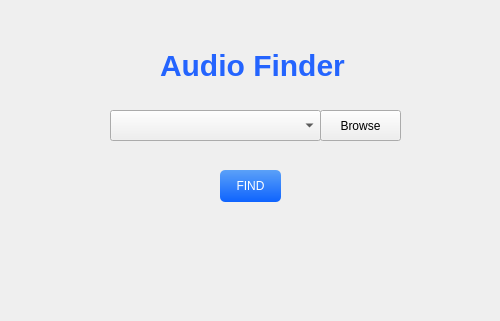
<?xml version="1.0" encoding="UTF-8"?>
<ui version="4.0">
 <class>MainWindow</class>
 <widget class="QMainWindow" name="MainWindow">
  <property name="geometry">
   <rect>
    <x>0</x>
    <y>0</y>
    <width>500</width>
    <height>321</height>
   </rect>
  </property>
  <property name="windowTitle">
   <string>MainWindow</string>
  </property>
  <property name="styleSheet">
   <string notr="true"/>
  </property>
  <widget class="QWidget" name="centralWidget">
   <widget class="QPushButton" name="browseButton">
    <property name="enabled">
     <bool>true</bool>
    </property>
    <property name="geometry">
     <rect>
      <x>320</x>
      <y>110</y>
      <width>81</width>
      <height>31</height>
     </rect>
    </property>
    <property name="styleSheet">
     <string notr="true"/>
    </property>
    <property name="text">
     <string>Browse</string>
    </property>
   </widget>
   <widget class="QComboBox" name="dirPath">
    <property name="geometry">
     <rect>
      <x>110</x>
      <y>110</y>
      <width>211</width>
      <height>31</height>
     </rect>
    </property>
    <property name="toolTip">
     <string>&lt;html&gt;&lt;head/&gt;&lt;body&gt;&lt;p align=&quot;center&quot;&gt;&lt;span style=&quot; font-style:italic; color:#737373;&quot;&gt;Choose the directory that you want to find images inside&lt;/span&gt;&lt;/p&gt;&lt;/body&gt;&lt;/html&gt;</string>
    </property>
    <property name="styleSheet">
     <string notr="true"/>
    </property>
   </widget>
   <widget class="QPushButton" name="findButton">
    <property name="geometry">
     <rect>
      <x>220</x>
      <y>170</y>
      <width>61</width>
      <height>32</height>
     </rect>
    </property>
    <property name="sizePolicy">
     <sizepolicy hsizetype="Preferred" vsizetype="Preferred">
      <horstretch>0</horstretch>
      <verstretch>0</verstretch>
     </sizepolicy>
    </property>
    <property name="styleSheet">
     <string notr="true">background-color: qlineargradient(spread:pad, x1:0, y1:0, x2:0, y2:1, stop:0 rgba(91, 161, 248, 255), stop:1 rgba(14, 99, 254, 255));
color: white;
border-radius: 5px;
</string>
    </property>
    <property name="text">
     <string>FIND</string>
    </property>
   </widget>
   <widget class="QLabel" name="appLabel">
    <property name="geometry">
     <rect>
      <x>160</x>
      <y>40</y>
      <width>201</width>
      <height>51</height>
     </rect>
    </property>
    <property name="minimumSize">
     <size>
      <width>201</width>
      <height>51</height>
     </size>
    </property>
    <property name="maximumSize">
     <size>
      <width>16777215</width>
      <height>51</height>
     </size>
    </property>
    <property name="styleSheet">
     <string notr="true">background: transparent;
color: rgb(36, 100, 254);
font-weight: bold;
font-size: 30px;</string>
    </property>
    <property name="text">
     <string>Audio Finder</string>
    </property>
   </widget>
   <widget class="QLabel" name="warningLabel">
    <property name="geometry">
     <rect>
      <x>190</x>
      <y>140</y>
      <width>181</width>
      <height>20</height>
     </rect>
    </property>
    <property name="styleSheet">
     <string notr="true">color: red;
background: transparent;
text-align: center;</string>
    </property>
    <property name="text">
     <string>&lt;html&gt;&lt;head/&gt;&lt;body&gt;&lt;p align=&quot;center&quot;&gt;&lt;span style=&quot; color:#ff0000;&quot;/&gt;&lt;/p&gt;&lt;/body&gt;&lt;/html&gt;</string>
    </property>
   </widget>
  </widget>
 </widget>
 <layoutdefault spacing="6" margin="11"/>
 <resources/>
 <connections/>
</ui>
